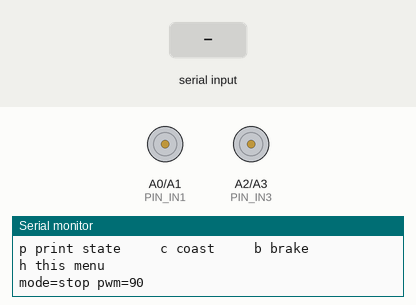
A sketch run on a simulated Arduino Uno, built with avr-gcc and run on an emulated ATmega328P. Shown: motor-driver pin pairs drawn as motors (green arrow = first pin HIGH = forward, orange = second pin HIGH = backward, longer = more drive, scaled by the enable pin), the last lines printed to the serial monitor. The inputs (shaded band) are chosen by the test bench.

Above: at 1.2 s.
1.3 s: "1" received over Serial
At 2.5 s:
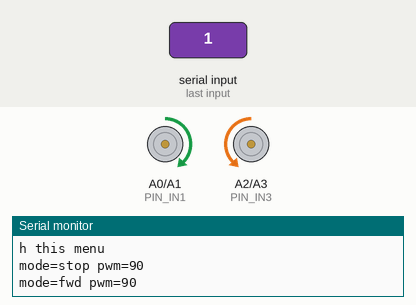
2.8 s: "2" received over Serial
At 3.7 s:
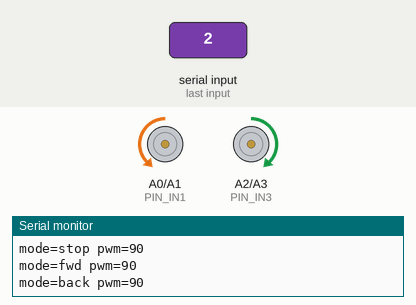
4.3 s: "3" received over Serial
At 4.9 s:
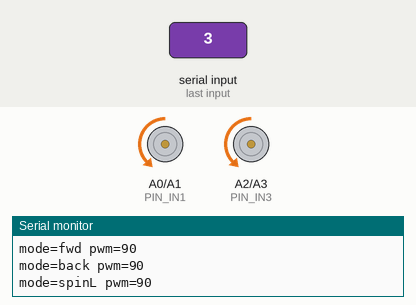
5.8 s: "4" received over Serial
At 7.0 s:
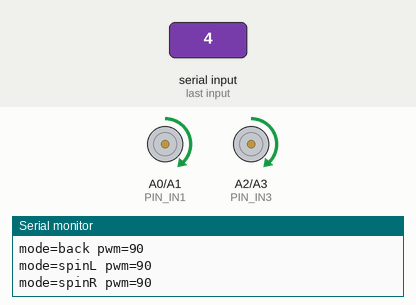
7.3 s: "5" received over Serial
At 8.4 s:
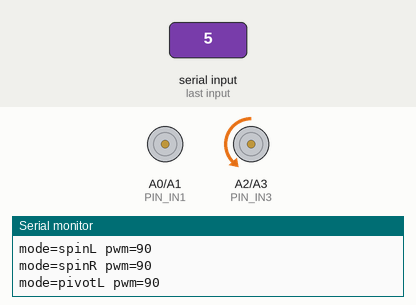
8.8 s: "6" received over Serial
At 9.5 s:
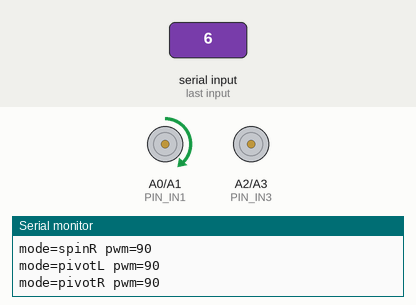
Timing chart, 0 to 11.3 s (numbered marks = the images above; inputs shaded):
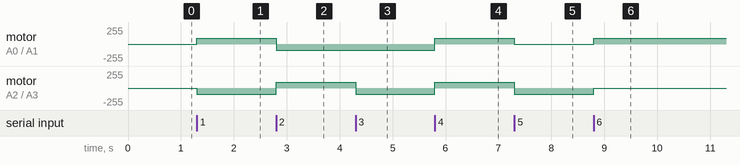

The sketch:

lab1_stage1_motor_test.ino
```cpp
// iss lab1 - stage 1: open loop drive test (no encoder feedback yet)
// you type one character in the serial monitor, the robot answers with one copyable line
// forbidden: AlphaBot.h and anything from the waveshare examples - everything here is written from scratch

/* ===== interface speeds =====
   kept in one place, a mismatch here gives the symptom "nothing works" */
static const unsigned long SERIAL_BAUD = 115200;   // must match the serial monitor setting

/* ===== pin map ===== */
static const uint8_t PIN_ENA  = 5,  PIN_IN1 = A0, PIN_IN2 = A1;   // channel A pwm + direction
static const uint8_t PIN_ENB  = 6,  PIN_IN3 = A2, PIN_IN4 = A3;   // channel B pwm + direction

static const int8_t SIGN_L = +1;   // set to -1 if the left wheel turns backwards on the stand
static const int8_t SIGN_R = +1;   // set to -1 if the right wheel turns backwards on the stand
// note: channel-to-wheel wiring is NOT assumed, the guide says to confirm it by measurement
// a code correction like this is explicit and easy to document, re-plugging motors is not

static const int PWM_MAX  = 255;   // full duty
static const int PWM_STEP = 5;     // step for the dead band search with + / -

/* ===== test state ===== */
static int curPwm = 90;            // starting duty, comfortably above the expected dead band
static uint8_t curMode = 0;        // 0 stop, 1 fwd, 2 back, 3 spinL, 4 spinR, 5 pivotL, 6 pivotR

/* ===== motor layer =====
   the only place in the program that touches the bridge pins,
   the rest of the program only says "wheel L at this signed speed" */
void motorL(int pwm) {                          // sign = direction, magnitude = duty
  pwm *= SIGN_L;                                // apply the measured direction correction
  digitalWrite(PIN_IN1, pwm >= 0);              // nominal forward for A: IN1=1 IN2=0
  digitalWrite(PIN_IN2, pwm <  0);
  analogWrite(PIN_ENA, min(abs(pwm), PWM_MAX)); // speed lives on the enable pin only
}

void motorR(int pwm) {                          // int covers -255..255, a char would not
  pwm *= SIGN_R;
  digitalWrite(PIN_IN3, pwm <  0);              // nominal forward for B: IN3=0 IN4=1
  digitalWrite(PIN_IN4, pwm >= 0);
  analogWrite(PIN_ENB, min(abs(pwm), PWM_MAX));
}

void coast() {                                  // en low = all switches open, wheels spin free
  digitalWrite(PIN_ENA, LOW);
  digitalWrite(PIN_ENB, LOW);
}

void brake() {                                  // en high + both inputs low = low side short
  digitalWrite(PIN_IN1, LOW);                   // winding shorted -> dynamic braking
  digitalWrite(PIN_IN2, LOW);
  digitalWrite(PIN_ENA, HIGH);
  digitalWrite(PIN_IN3, LOW);
  digitalWrite(PIN_IN4, LOW);
  digitalWrite(PIN_ENB, HIGH);
}

void applyMode() {                              // wheel speeds for the current mode
  int l = 0, r = 0;
  switch (curMode) {
    case 1: l = +curPwm; r = +curPwm; break;    // straight forward
    case 2: l = -curPwm; r = -curPwm; break;    // straight backward
    case 3: l = -curPwm; r = +curPwm; break;    // spin turn left, wheels counter-rotate
    case 4: l = +curPwm; r = -curPwm; break;    // spin turn right
    case 5: l = 0;       r = +curPwm; break;    // pivot about the left wheel
    case 6: l = +curPwm; r = 0;       break;    // pivot about the right wheel
    default: coast(); return;                   // mode 0 = stopped
  }
  motorL(l);
  motorR(r);
}

/* ===== serial ui =====
   no printing inside loop, one line per command so results stay copyable */
const __FlashStringHelper* modeName(uint8_t m) {
  switch (m) {
    case 1: return F("fwd");
    case 2: return F("back");
    case 3: return F("spinL");
    case 4: return F("spinR");
    case 5: return F("pivotL");
    case 6: return F("pivotR");
  }
  return F("stop");
}

void printState() {
  Serial.print(F("mode="));
  Serial.print(modeName(curMode));
  Serial.print(F(" pwm="));
  Serial.println(curPwm);
}

void printMenu() {
  Serial.println(F("== stage1 drive test =="));
  Serial.println(F("1 straight fwd    2 straight back"));
  Serial.println(F("3 spin left       4 spin right"));
  Serial.println(F("5 pivot left      6 pivot right"));
  Serial.println(F("+ / - pwm up/down for dead band search"));
  Serial.println(F("p print state     c coast     b brake"));
  Serial.println(F("h this menu"));
  printState();
}

void handleChar(char ch) {                      // called once per received character
  switch (ch) {
    case '1': case '2': case '3': case '4': case '5': case '6':
      curMode = ch - '0';                       // digit becomes the mode number
      applyMode();
      printState();
      break;
    case 'c':
      curMode = 0;
      coast();
      printState();
      break;
    case 'b':
      curMode = 0;
      brake();
      printState();
      break;
    case '+':
      curPwm = min(curPwm + PWM_STEP, PWM_MAX);
      if (curMode) applyMode();                 // live change while a mode is running
      printState();
      break;
    case '-':
      curPwm = max(curPwm - PWM_STEP, 0);
      if (curMode) applyMode();
      printState();
      break;
    case 'p':
      printState();
      break;
    case 'h': case '?':
      printMenu();
      break;
    default:
      break;                                    // unknown characters are skipped silently
  }
}

void setup() {
  // order matters: pin directions first, then the safe drive state, only then the link
  pinMode(PIN_ENA, OUTPUT);
  pinMode(PIN_IN1, OUTPUT);
  pinMode(PIN_IN2, OUTPUT);
  pinMode(PIN_ENB, OUTPUT);
  pinMode(PIN_IN3, OUTPUT);
  pinMode(PIN_IN4, OUTPUT);
  coast();                                      // drive disabled before anything can move it
  Serial.begin(SERIAL_BAUD);
  printMenu();
}

void loop() {
  if (Serial.available() > 0) {                 // non blocking, never waits
    handleChar((char)Serial.read());
  }
}
```

Measured:
- after the input at 1.3 s, motor on A0 (PIN_IN1) / A1 (PIN_IN2): stopped → forward 90/255 at once; motor on A2 (PIN_IN3) / A3 (PIN_IN4): stopped → backward 90/255 at once
- after the input at 2.8 s, motor on A0 (PIN_IN1) / A1 (PIN_IN2): forward 90/255 → backward 90/255 at once; motor on A2 (PIN_IN3) / A3 (PIN_IN4): backward 90/255 → forward 90/255 at once
- after the input at 4.3 s, motor on A2 (PIN_IN3) / A3 (PIN_IN4): forward 90/255 → backward 90/255 at once
- after the input at 5.8 s, motor on A0 (PIN_IN1) / A1 (PIN_IN2), motor on A2 (PIN_IN3) / A3 (PIN_IN4): backward 90/255 → forward 90/255 at once
- after the input at 7.3 s, motor on A0 (PIN_IN1) / A1 (PIN_IN2): forward 90/255 → stopped at once; motor on A2 (PIN_IN3) / A3 (PIN_IN4): forward 90/255 → backward 90/255 at once
- after the input at 8.8 s, motor on A0 (PIN_IN1) / A1 (PIN_IN2): stopped → forward 90/255 at once; motor on A2 (PIN_IN3) / A3 (PIN_IN4): backward 90/255 → stopped at once
